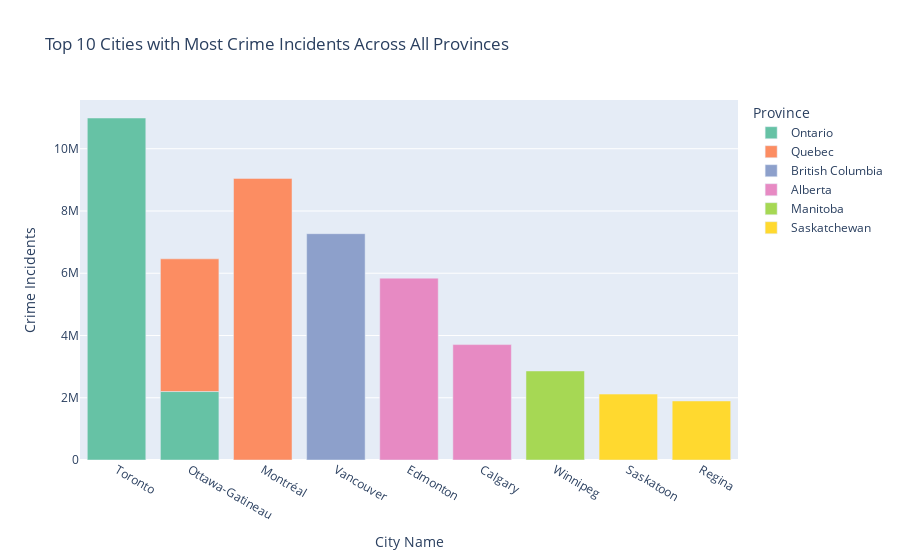

Notebook code for this chart:
### Markdown cell above
Looks like city-level data is not complete. The sum of all city-level crime incidents does not match the total sum at the province level. This discrepancy suggests that either the data provided for cities is incomplete or certain data has not been disclosed.  

Despite this limitation, we will proceed with our analysis using the available datasets.

### Code cell
#Grouping by City and Province and sum the 'VALUE' column for crime incidents
CityData = CityLevelCrime.groupby(['City', 'Province'], as_index=False)['VALUE'].sum()

#Sorting the data to get the top 10 cities with the highest crime incidents across all provinces
Top10Cities = CityData.sort_values(by='VALUE', ascending=False).head(10)

#Creating a bar chart using Plotly
fig = px.bar(Top10Cities, 
             x='City', 
             y='VALUE', 
             color='Province', 
             title='Top 10 Cities with Most Crime Incidents Across All Provinces',
             labels={'VALUE': 'Crime Incidents', 'City': 'City Name'},
             color_discrete_sequence=px.colors.qualitative.Set2)

#Showing the plot
fig.show()

### Figure 1 — Plotly figure (JSON) as saved in the notebook; plotly's stock layout.template omitted (floating-point values rounded to 4 significant figures)
{"data": [{"alignmentgroup": "True", "hovertemplate": "Province=Ontario<br>City Name=%{x}<br>Crime Incidents=%{y}<extra></extra>", "legendgroup": "Ontario", "marker": {"color": "rgb(102,194,165)", "pattern": {"shape": ""}}, "name": "Ontario", "offsetgroup": "Ontario", "orientation": "v", "showlegend": true, "textposition": "auto", "type": "bar", "x": ["Toronto", "Ottawa-Gatineau"], "xaxis": "x", "y": [10990000.0, 2199000.0], "yaxis": "y"}, {"alignmentgroup": "True", "hovertemplate": "Province=Quebec<br>City Name=%{x}<br>Crime Incidents=%{y}<extra></extra>", "legendgroup": "Quebec", "marker": {"color": "rgb(252,141,98)", "pattern": {"shape": ""}}, "name": "Quebec", "offsetgroup": "Quebec", "orientation": "v", "showlegend": true, "textposition": "auto", "type": "bar", "x": ["Montréal", "Ottawa-Gatineau"], "xaxis": "x", "y": [9047000.0, 4263000.0], "yaxis": "y"}, {"alignmentgroup": "True", "hovertemplate": "Province=British Columbia<br>City Name=%{x}<br>Crime Incidents=%{y}<extra></extra>", "legendgroup": "British Columbia", "marker": {"color": "rgb(141,160,203)", "pattern": {"shape": ""}}, "name": "British Columbia", "offsetgroup": "British Columbia", "orientation": "v", "showlegend": true, "textposition": "auto", "type": "bar", "x": ["Vancouver"], "xaxis": "x", "y": [7271000.0], "yaxis": "y"}, {"alignmentgroup": "True", "hovertemplate": "Province=Alberta<br>City Name=%{x}<br>Crime Incidents=%{y}<extra></extra>", "legendgroup": "Alberta", "marker": {"color": "rgb(231,138,195)", "pattern": {"shape": ""}}, "name": "Alberta", "offsetgroup": "Alberta", "orientation": "v", "showlegend": true, "textposition": "auto", "type": "bar", "x": ["Edmonton", "Calgary"], "xaxis": "x", "y": [5843000.0, 3708000.0], "yaxis": "y"}, {"alignmentgroup": "True", "hovertemplate": "Province=Manitoba<br>City Name=%{x}<br>Crime Incidents=%{y}<extra></extra>", "legendgroup": "Manitoba", "marker": {"color": "rgb(166,216,84)", "pattern": {"shape": ""}}, "name": "Manitoba", "offsetgroup": "Manitoba", "orientation": "v", "showlegend": true, "textposition": "auto", "type": "bar", "x": ["Winnipeg"], "xaxis": "x", "y": [2860000.0], "yaxis": "y"}, {"alignmentgroup": "True", "hovertemplate": "Province=Saskatchewan<br>City Name=%{x}<br>Crime Incidents=%{y}<extra></extra>", "legendgroup": "Saskatchewan", "marker": {"color": "rgb(255,217,47)", "pattern": {"shape": ""}}, "name": "Saskatchewan", "offsetgroup": "Saskatchewan", "orientation": "v", "showlegend": true, "textposition": "auto", "type": "bar", "x": ["Saskatoon", "Regina"], "xaxis": "x", "y": [2118000.0, 1897000.0], "yaxis": "y"}], "layout": {"barmode": "relative", "legend": {"title": {"text": "Province"}, "tracegroupgap": 0}, "title": {"text": "Top 10 Cities with Most Crime Incidents Across All Provinces"}, "xaxis": {"anchor": "y", "domain": [0, 1], "title": {"text": "City Name"}}, "yaxis": {"anchor": "x", "domain": [0, 1], "title": {"text": "Crime Incidents"}}}}
